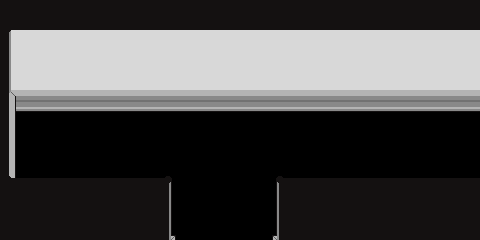

This game map was drawn from its Tiled (.tmx) file and the tilesets committed beside it. A one-line description and the trimmed map source follow:
An orthogonal 30x30 tile map with 16x8 px tiles, 1 tile layer (Tile Layer 1).

<map version="1.0" orientation="orthogonal" renderorder="right-down" width="30" height="30" tilewidth="16" tileheight="8" nextobjectid="1">
 <tileset firstgid="1" name="dungeontiles_1" tilewidth="16" tileheight="8" tilecount="8192" columns="64">
  <image source="dungeontiles_1.png" width="1024" height="1024" />
 </tileset>
 <layer name="Tile Layer 1" width="30" height="30">
  <data>[900 cells, 620 non-empty, 41 distinct tile ids]</data>
 </layer>
</map>